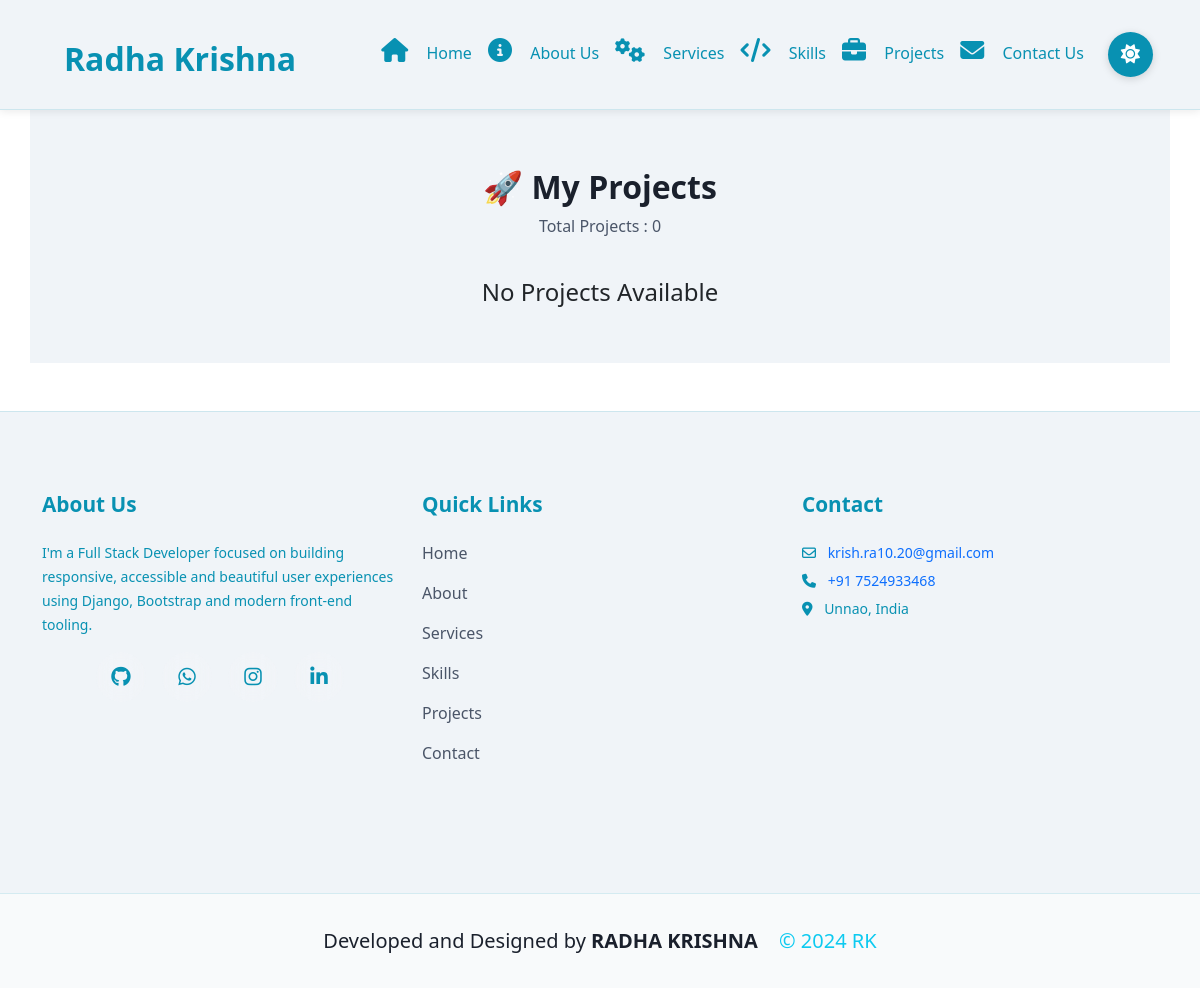
Before: /project/ with the older database file.
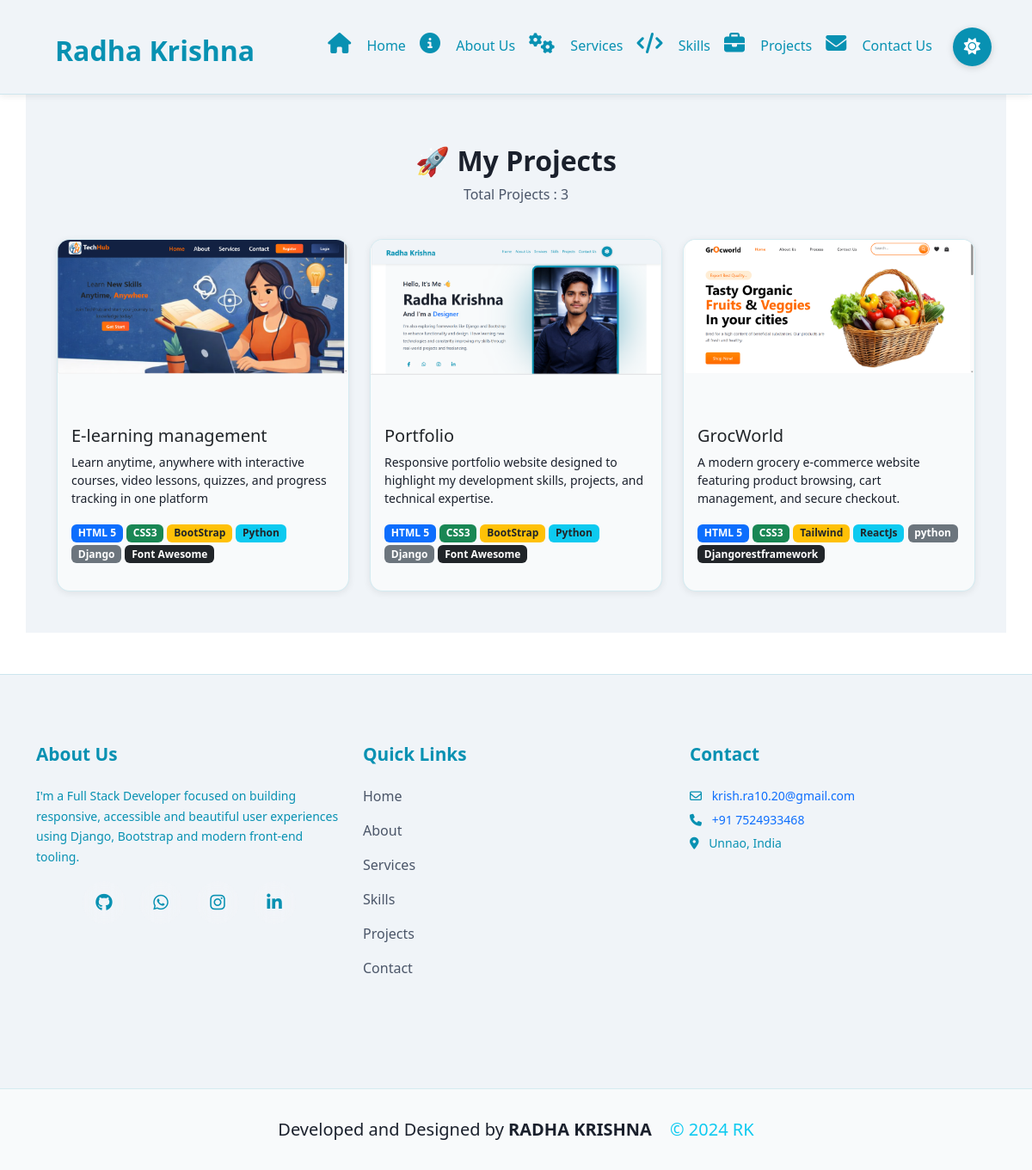
After: the same page with the newer database file.
### myportfolio/models.py (models this page shows, shortened)
class Project(models.Model):
    title = models.CharField(max_length=200)
    description = models.TextField()
    image = models.ImageField(upload_to='projects/')
    live_link = models.URLField(blank=True)
    github_link = models.URLField(blank=True)
    technologies1 = models.CharField(max_length=200, blank=True)
    technologies2 = models.CharField(max_length=200, blank=True)
    technologies3 = models.CharField(max_length=200, blank=True)
    technologies4 = models.CharField(max_length=200, blank=True)
    technologies5 = models.CharField(max_length=200, blank=True)
    technologies6 = models.CharField(max_length=200, blank=True)

### myportfolio/views.py (the view)
# urls.py: path("project/",views.project),
def project(request):
    projects = Project.objects.all().order_by('id')
    context = {
        'projects': projects,
        'total_projects': projects.count(),
    }
    return render(request,"myportfolio/project.html", context)

### templates/myportfolio/project.html (shortened to what this page needs)
{% extends 'base.html' %}
{% load static %}
{% block childpage %}
<section id="projects" class="py-5 mt-5 mb-5">
    <div class="container">
        <div class="text-center mt-5 pb-4">
            <h2 class="fw-bold pro_heading1">
                🚀 My Projects
            </h2>
            <p class="pro_heading2">
                Total Projects : {{ total_projects }}
            </p>
        </div>
        <div class="row g-4">
            {% for project in projects %}
            <div class="col-md-6 col-lg-4">
                <div class="project-card h-100">
                    <div class="project-img">
                        <img src="{{ project.image.url }}"
                             class="img-fluid"
                             alt="{{ project.title }}">
                    </div>
                    <div class="p-3">
                        <h5>{{ project.title }}</h5>
                        <p class="small">
                            {{ project.description|truncatechars:120 }}
                        </p>
                        <div class="mb-3">
                            {% if project.technologies1 %}
                            <span class="badge bg-primary">
                                {{ project.technologies1 }}
                            </span>
                            {% endif %}
                            {% if project.technologies2 %}
                            <span class="badge bg-success">
                                {{ project.technologies2 }}
                            </span>
                            {% endif %}
                            {% if project.technologies3 %}
                            <span class="badge bg-warning text-dark">
                                {{ project.technologies3 }}
                            </span>
                            {% endif %}
                            {% if project.technologies4 %}
                            <span class="badge bg-info text-dark">
                                {{ project.technologies4 }}
                            </span>
                            {% endif %}
                            {% if project.technologies5 %}
                            <span class="badge bg-secondary">
                                {{ project.technologies5 }}
                            </span>
                            {% endif %}
                            {% if project.technologies6 %}
                            <span class="badge bg-dark">
                                {{ project.technologies6 }}
                            </span>
                            {% endif %}
                        </div>
                    </div>
                </div>
            </div>
            {% empty %}
            <div class="col-12 text-center">
                <h4>No Projects Available</h4>
            </div>
            {% endfor %}
        </div>
    </div>
</section>
{% endblock %}

### templates/base.html (shortened to what this page needs)
{% load static %}
<!DOCTYPE html>
<html lang="en">
<head>
    <link rel="stylesheet" href="{% static 'css/style.css' %}">
    <link rel="stylesheet" href="{% static 'css/all.css' %}">
    <link rel="stylesheet" href="{% static 'css/bootstrap.css' %}">
    <link rel="stylesheet" href="{% static 'css/fontawesome.css' %}">
</head>
<body>
    <a href="#main-content" class="skip-link">Skip to main content</a>
    <header class="container-fluid" id="bheader" role="banner">
        <div class="col-12 col-lg-3 mx-auto text-right fs-2 pt-2" aria-label="Site Logo">
            Radha Krishna
        </div>
        <nav class="col-12 col-lg-9" style="padding-left: 50px; padding-right: 0px !important;"
            aria-label="Main Navigation">
            <div class="navbar navbar-expand-lg navbar-dark fs-4">
                <div class="container-fluid">
                    <div class="collapse navbar-collapse text-center" id="navbarNav">
                        <ul class="navbar-nav mx-auto">
                            <li class="nav-item">
                                <i class="fa-solid fa-house me-1  text-mycolor4" aria-hidden="true"></i>
                                <a href="/home/" class="nav-link active text-mycolor4">Home</a>
                            </li>
                            <li class="nav-item">
                                <i class="fa-solid fa-circle-info me-1 ms-2 text-mycolor4" aria-hidden="true"></i>
                                <a href="/about/" class="nav-link active text-mycolor4">About Us</a>
                            </li>
                            <li class="nav-item">
                                <i class="fa-solid fa-gears me-1 ms-2 text-mycolor4" aria-hidden="true"></i>
                                <a href="/service/" class="nav-link active text-mycolor4">Services</a>
                            </li>
                            <li class="nav-item">
                                <i class="fa-solid fa-code me-1 ms-2 text-mycolor4" aria-hidden="true"></i>
                                <a href="/skill/" class="nav-link active text-mycolor4">Skills</a>
                            </li>
                            <li class="nav-item">
                                <i class="fa-solid fa-briefcase me-1 ms-2 text-mycolor4" aria-hidden="true"></i>
                                <a href="/project/" class="nav-link active text-mycolor4">Projects</a>
                            </li>
                            <li class="nav-item">
                                <i class="fa-solid fa-envelope me-1 ms-2 text-mycolor4" aria-hidden="true"></i>
                                <a href="/contact/" class="nav-link active text-mycolor4">Contact Us</a>
                            </li>
                            <li class="nav-item ms-3">
                                <button id="themeToggle" class="theme-btn" type="button"
                                    title="Toggle between light and dark theme (Alt + T)" aria-label="Toggle theme">
                                    <i class="fa-solid fa-moon"></i>
                                </button>
                            </li>
                        </ul>
                    </div>
                </div>
            </div>
        </nav>
    </header>
    <main id="main-content" class="container p-0">
        <div class="row mx-auto p-0">
            {% block childpage %}{% endblock %}
        </div>
    </main>
    <footer class="row" id="ufooter" role="contentinfo">
        <div class="col-12">
            <div class="container">
                <div class="row ufooter-container py-3">
                    <div class="col-12 col-md-6 col-lg-4 footer-col">
                        <h3 class="footer-title text-mycolor4">
                            About <span class="text-mycolor2">Us</span>
                        </h3>
                        <p class="text-mycolor4">
                            I'm a Full Stack Developer focused on building responsive, accessible
                            and beautiful user experiences using Django, Bootstrap and modern front-end tooling.
                        </p>
                        <div class="mt-3 home-sci icon-container" aria-label="Social media links">
                            <a href="#" aria-label="Facebook" title="Visit our Facebook page">
                                <i class="fa-brands fa-github"></i>
                            </a>
                            <a href="#" aria-label="WhatsApp" title="Contact us on WhatsApp">
                                <i class="fa-brands fa-whatsapp"></i>
                            </a>
                            <a href="#" aria-label="Instagram" title="Follow us on Instagram">
                                <i class="fa-brands fa-instagram"></i>
                            </a>
                            <a href="#" aria-label="LinkedIn" title="Connect on LinkedIn">
                                <i class="fa-brands fa-linkedin-in"></i>
                            </a>
                        </div>
                    </div>
                    <div class="col-6 col-md-6 col-lg-4 footer-col">
                        <h4 class="footer-title text-mycolor4">
                            Quick <span class="text-mycolor2">Links</span>
                        </h4>
                        <ul class="list-unstyled footer-links">
                            <li><a href="/home/">Home</a></li>
                            <li><a href="/about/">About</a></li>
                            <li><a href="/service/">Services</a></li>
                            <li><a href="/skill/">Skills</a></li>
                            <li><a href="/project/">Projects</a></li>
                            <li><a href="/contact/">Contact</a></li>
                        </ul>
                    </div>
                    <div class="col-6 col-md-6 col-lg-4 footer-col">
                        <h4 class="footer-title text-mycolor4">Contact</h4>
                        <p class="text-mycolor4 small mb-1">
                            <i class="fa-regular fa-envelope me-2" aria-hidden="true"></i>
                            <a href="mailto:krish.ra10.20@gmail.com"
                                class="text-decoration-none">krish.ra10.20@gmail.com</a>
                        </p>
                        <p class="text-mycolor4 small mb-1">
                            <i class="fa-solid fa-phone me-2" aria-hidden="true"></i>
                            <a href="tel:+917524933468" class="text-decoration-none">+91 7524933468</a>
                        </p>
                        <p class="text-mycolor4 small mb-0">
                            <i class="fa-solid fa-location-dot me-2" aria-hidden="true"></i>
                            Unnao, India
                        </p>
                    </div>
                </div>
            </div>
        </div>
    </footer>
    <div class="row" id="bfooter">
        <div class="col-sm-12 mx-auto text-center fs-5">
            Developed and Designed by <strong>RADHA KRISHNA</strong>
            <span class="text-info ps-3">&copy; 2024 RK</span>
        </div>
    </div>
</body>
</html>

Changed rows visible on the page:
added Project: image (picture), title "E-learning management", description "Learn anytime, anywhere with interactive courses, video lessons, quizzes, and progress tracking in one platform", technologies1 "HTML 5", technologies2 "CSS3", technologies3 "BootStrap", technologies4 "Python", technologies5 "Django", technologies6 "Font Awesome"
added Project: image (picture), title "Portfolio", description "Responsive portfolio website designed to highlight my development skills, projects, and technical expertise.", technologies1 "HTML 5", technologies2 "CSS3", technologies3 "BootStrap", technologies4 "Python", technologies5 "Django", technologies6 "Font Awesome"
added Project: image (picture), title "GrocWorld", description "A modern grocery e-commerce website featuring product browsing, cart management, and secure checkout.", technologies1 "HTML 5", technologies2 "CSS3", technologies3 "Tailwind", technologies4 "ReactJs", technologies5 "python", technologies6 "Djangorestframework"
Other visible differences:
{{ total_projects }}: "0" → "3"
text no longer shown: "No Projects Available"
